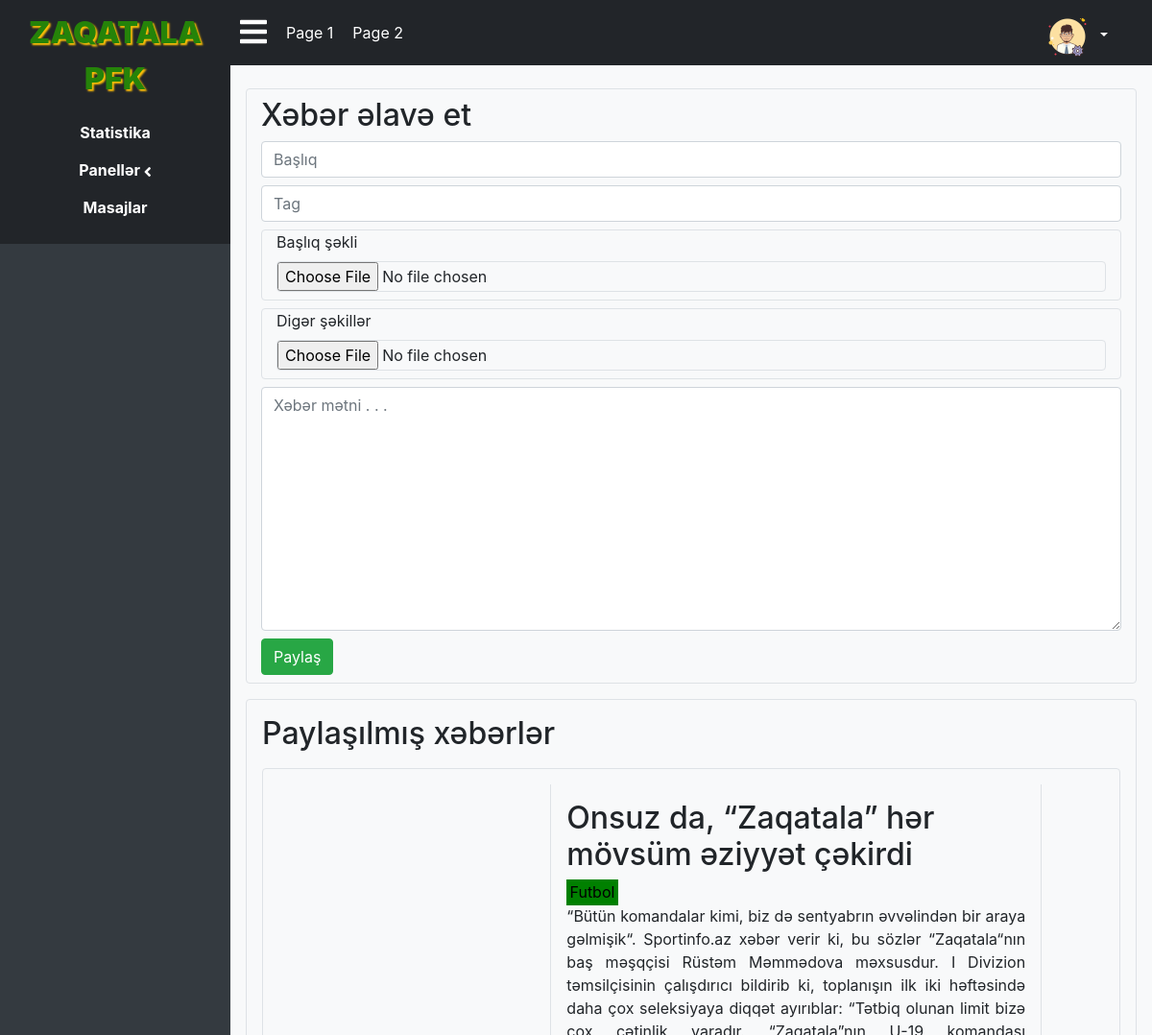
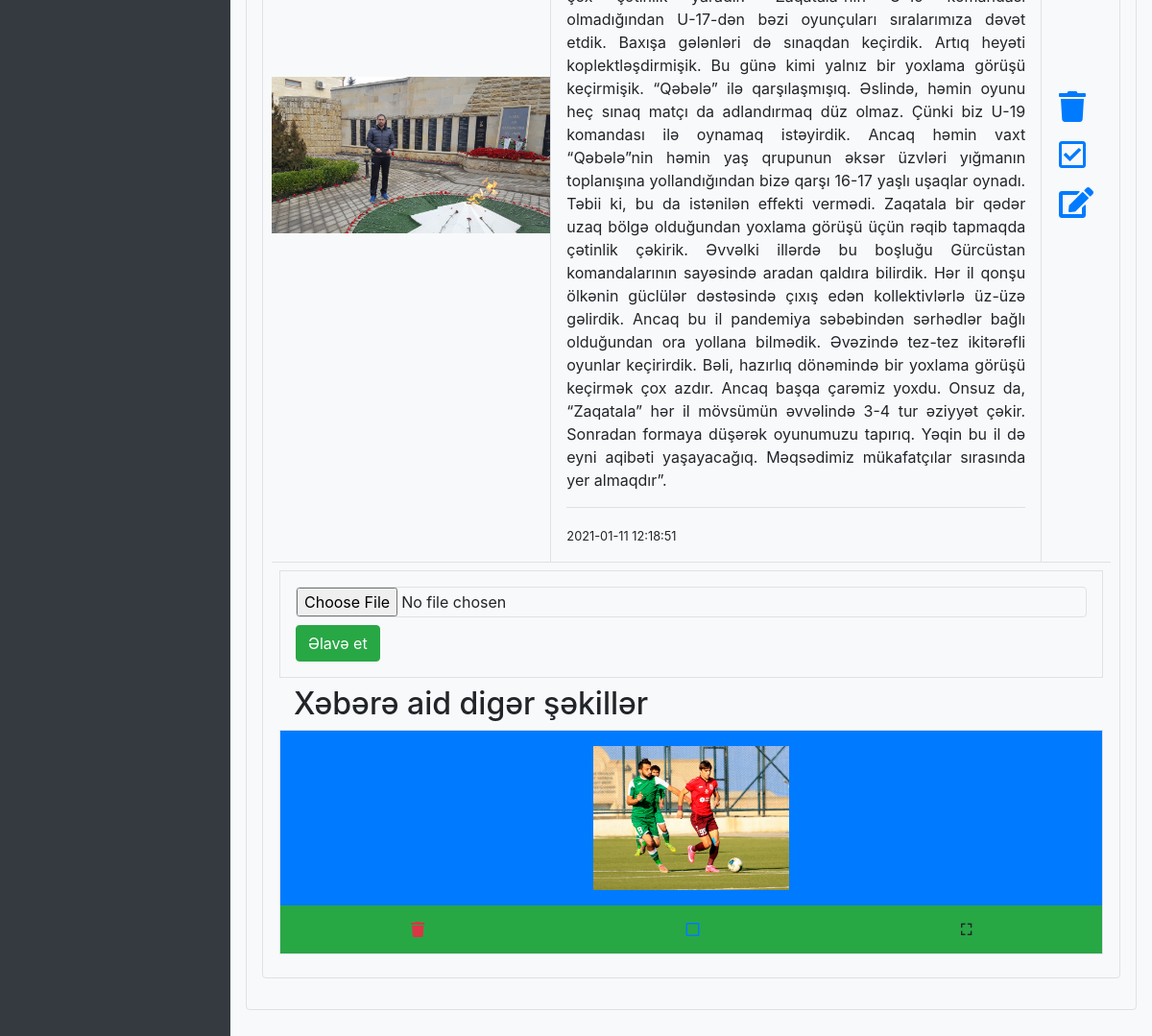
/admin/admin.php?page=news (signed in), run on the app's committed database (2 pictures, top to bottom).
### tables this page shows
CREATE TABLE IF NOT EXISTS `news` (
  `id` int NOT NULL AUTO_INCREMENT,
  `basliq` varchar(300) NOT NULL,
  `etiket` varchar(15) NOT NULL,
  `metn` text NOT NULL,
  `image` varchar(150) NOT NULL,
  `tarix` timestamp NOT NULL DEFAULT CURRENT_TIMESTAMP,
  `baxis` int NOT NULL DEFAULT '0',
  `status` int NOT NULL DEFAULT '0',
  PRIMARY KEY (`id`)
);

CREATE TABLE IF NOT EXISTS `news_media` (
  `id` int NOT NULL AUTO_INCREMENT,
  `news` int NOT NULL,
  `media` varchar(150) NOT NULL,
  `type` varchar(20) NOT NULL,
  `status` int NOT NULL DEFAULT '0',
  PRIMARY KEY (`id`),
  KEY `news` (`news`)
);

### admin/page/news.php (the view, shortened to what this page needs)
<div id="news" class="row">
    <div class="col-12 py-4 mb-4">
        <div class="row px-3">
            <div class="col-12 border py-2 rounded">
                <h2>Xəbər əlavə et</h2>
                <form action="config.php" method="post" enctype="multipart/form-data">
                    <input type="text" name="title" class="form-control mb-2" placeholder="Başlıq">
                    <input type="text" name="tag" class="form-control mb-2" placeholder="Tag">
                    <div class="col-12 border rounded mb-2">
                        <label for="title">Başlıq şəkli</label>
                        <input type="file" name="file" class="col-12 px-0 border rounded mb-2" placeholder="Başlıq">
                    </div>
                    <div class="col-12 border rounded mb-2">
                        <label for="title">Digər şəkillər</label>
                        <input type="file" name="file2" class="col-12 px-0 border rounded mb-2" placeholder="Başlıq">
                    </div>
                    <textarea name="text" class="form-control my-2" rows="10"
                        placeholder="Xəbər mətni . . ."></textarea>
                    <input type="submit" value="Paylaş" class="btn btn-success">
                </form>
            </div>
            <div class="col-12 border rounded my-3 p-3">
                <h2>Paylaşılmış xəbərlər</h2>
                <?php
                    $sql = "SELECT * FROM news ORDER BY `status` DESC";
                    $query = mysqli_query($conn, $sql);
                    while($res = mysqli_fetch_assoc($query)){
                        $check = ($res['status']) ? "-check" : "";
                        echo '<div class="col-12 border rounded my-3 py-3 px-4">
                        <div class="row">
                            <div class="col-4 border-right">
                                <div class="row h-100 align-items-center">
                                    <img src="../media/news/'.$res['image'].'" class="w-100" alt="'.$res['image'].'" srcset="">
                                </div>
                            </div>
                            <div class="col-7 p-3">
                                <h2>'.$res['basliq'].'</h2>
                                <mark style="background-color: green;">'.$res['etiket'].'</mark>
                                <p class="text-justify m-0">'.$res['metn'].'</p>
                                <hr>
                                <small>'.$res['tarix'].'</small>
                            </div>
                            <div class="col-1 border-left">
                                <div class="row align-items-center justify-content-center h-100">
                                    <ul class="list-inline m-0 p-0 text-center">
                                        <li class="text-justify"><a href="config.php?query=news_delete&id='.$res['id'].'"><i class="fas fa-trash fa-2x"></i></a></li>
                                        <li class="my-3 text-justify"><a href="config.php?query=news_status_change&id='.$res['id'].'"><i
                                                    class="far fa'.$check.'-square fa-2x"></i></a></li>
                                        <li class="text-justify"><a href="admin.php?page=news&action=edit&id='.$res['id'].'"><i class="fas fa-edit fa-2x"></i></a></li>
                                    </ul>
                                </div>
                            </div>
                            <div class="col-12 border-top">
                                <div class="row justify-content-center p-2">';
                                echo "<form action='config.php' method='post' enctype='multipart/form-data' class='w-100 border p-3 mb-2'>
                                    <input type='hidden' name='query' value='add_news_media'>
                                    <input type='hidden' name='id' value='".$res['id']."'>
                                    <input type='file' name='file' class='col-12 px-0 border rounded mb-2'>
                                    <input type='submit' value='Əlavə et' class='btn btn-success'>
                                </form>";
                                echo "<h2 class='col-12'>Xəbərə aid digər şəkillər</h2>";
                        $sql2 = "SELECT * FROM news_media WHERE news='".$res['id']."' ORDER BY `status` DESC";
                        $query2 = mysqli_query($conn, $sql2);
                        while($media = mysqli_fetch_assoc($query2)){
                            $check2 = ($media['status']) ? "-check" : "";
                            $id = $media['id'];
                            $media = ($media['type'] === "video") ? "<video style='height: 150px; max-width: 220px' controls src='../media/news/video/".$media['media']."'></video>" : '<img class="" style="height: 150px; max-width: 220px" src="../media/news/'.$media['media'].'" alt="'.$media['media'].'">';
                            echo '<div class="col bg-primary p-0 border">
                                    <div class="row p-3 justify-content-center ">
                                        '.$media.'
                                    </div>
                                    <div class="col-12 bg-success px-0" style="height: 50px">
                                        <div class="row align-items-center justify-content-around m-0 h-100">
                                            <span class=""><a href="config.php?query=delete_news_media&id='.$id.'"><i class="text-danger fas fa-trash"></i></a></span>
                                            <span class=""><a href="config.php?query=news_media_status&id='.$id.'"><i class="far fa'.$check2.'-square"></i></a></span>
                                            <span class=""><b>&#x26F6</b></span>
                                        </div>
                                    </div>
                                </div>';
                        }
                        echo "</div>
                            </div>
                            </div>
                            </div>";
                    }
                ?>
            </div>
        </div>
    </div>
</div>

### admin/css/admin.css (style rules this page uses)
body { overflow: hidden; }

### admin/css/news.css (style rules this page uses)
#news span { cursor: pointer; }

### data on the page
news: image (picture), basliq "Onsuz da, “Zaqatala” hər mövsüm əziyyət çəkirdi", etiket "Futbol", metn "“Bütün komandalar kimi, biz də sentyabrın əvvəlindən bir araya gəlmişik“. Sportinfo.az xəbər verir ki, bu sözlər “Zaqatala“nın baş məşqçisi Rüstəm Məmmədova məxsusdur. I Divizion təmsilçisinin çalışdırıcı bildirib ki, toplanışın ilk iki həftəsində daha çox seleksiyaya diqqət ayırıblar: “Tətbiq olunan limit bizə çox çətinlik yaradır. “Zaqatala”nın U-19 komandası olmadığından U-17-dən bəzi oyunçuları sıralarımıza dəvət etdik. Baxışa gələnləri də sınaqdan keçirdik. Artıq heyəti koplektləşdirmişik. Bu günə kimi yalnız bir yoxlama görüşü keçirmişik. “Qəbələ” ilə qarşılaşmışıq. Əslində, həmin oyunu heç sınaq matçı da adlandırmaq düz olmaz. Çünki biz U-19 komandası ilə oynamaq istəyirdik. Ancaq…", tarix "2021-01-11 12:18:51", status 1 (drawn)
news_media: media (picture), status 0 (drawn)
